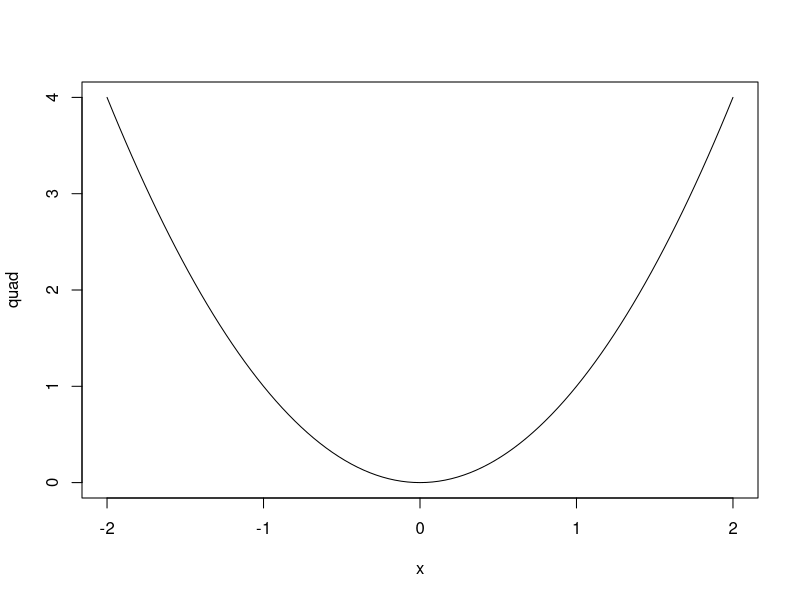
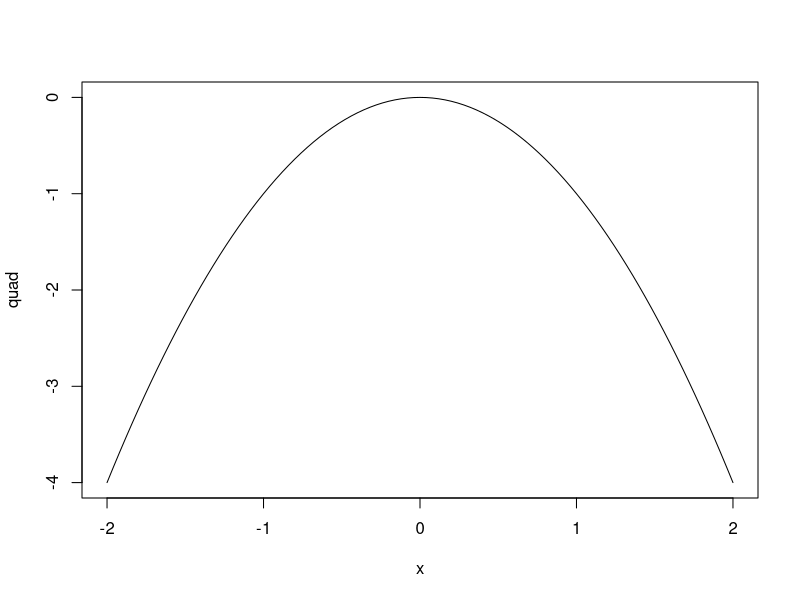

Write R code to recreate these figures, in order.
## ---- chunk 1
knitr::opts_chunk$set(echo = TRUE)
## ---- chunk 2
quad = function(x){
  x^2
}
plot(quad, from = -2, to = 2)

## ---- chunk 3
quad = function(x){
  -x^2
}
plot(quad, from = -2, to = 2)

